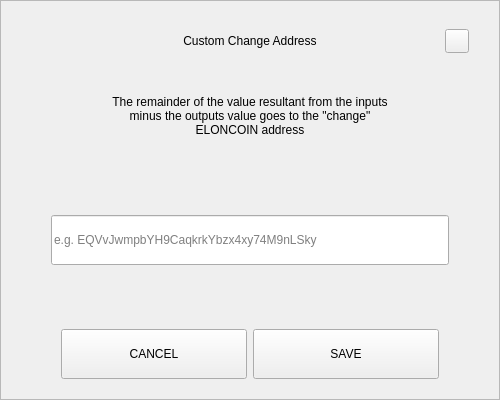
<?xml version="1.0" encoding="UTF-8"?>
<ui version="4.0">
 <class>SendChangeAddressDialog</class>
 <widget class="QDialog" name="SendChangeAddressDialog">
  <property name="geometry">
   <rect>
    <x>0</x>
    <y>0</y>
    <width>500</width>
    <height>400</height>
   </rect>
  </property>
  <property name="windowTitle">
   <string>Dialog</string>
  </property>
  <layout class="QVBoxLayout" name="verticalLayout">
   <property name="spacing">
    <number>0</number>
   </property>
   <property name="leftMargin">
    <number>0</number>
   </property>
   <property name="topMargin">
    <number>0</number>
   </property>
   <property name="rightMargin">
    <number>0</number>
   </property>
   <property name="bottomMargin">
    <number>0</number>
   </property>
   <item>
    <widget class="QFrame" name="frame">
     <property name="styleSheet">
      <string notr="true"/>
     </property>
     <property name="frameShape">
      <enum>QFrame::StyledPanel</enum>
     </property>
     <property name="frameShadow">
      <enum>QFrame::Raised</enum>
     </property>
     <layout class="QVBoxLayout" name="verticalLayout_2" stretch="0,0,0,0,0,0,0">
      <property name="spacing">
       <number>0</number>
      </property>
      <property name="leftMargin">
       <number>30</number>
      </property>
      <property name="topMargin">
       <number>20</number>
      </property>
      <property name="rightMargin">
       <number>30</number>
      </property>
      <property name="bottomMargin">
       <number>20</number>
      </property>
      <item>
       <layout class="QHBoxLayout" name="horizontalLayout_3">
        <property name="spacing">
         <number>0</number>
        </property>
        <item>
         <spacer name="horizontalSpacer_2">
          <property name="orientation">
           <enum>Qt::Horizontal</enum>
          </property>
          <property name="sizeHint" stdset="0">
           <size>
            <width>40</width>
            <height>20</height>
           </size>
          </property>
         </spacer>
        </item>
        <item>
         <widget class="QLabel" name="labelTitle">
          <property name="minimumSize">
           <size>
            <width>0</width>
            <height>40</height>
           </size>
          </property>
          <property name="maximumSize">
           <size>
            <width>16777215</width>
            <height>40</height>
           </size>
          </property>
          <property name="styleSheet">
           <string notr="true">padding-left:24px;</string>
          </property>
          <property name="text">
           <string>Custom Change Address</string>
          </property>
          <property name="alignment">
           <set>Qt::AlignCenter</set>
          </property>
          <property name="margin">
           <number>7</number>
          </property>
         </widget>
        </item>
        <item>
         <spacer name="horizontalSpacer">
          <property name="orientation">
           <enum>Qt::Horizontal</enum>
          </property>
          <property name="sizeHint" stdset="0">
           <size>
            <width>40</width>
            <height>20</height>
           </size>
          </property>
         </spacer>
        </item>
        <item>
         <widget class="QPushButton" name="btnEsc">
          <property name="minimumSize">
           <size>
            <width>24</width>
            <height>24</height>
           </size>
          </property>
          <property name="maximumSize">
           <size>
            <width>24</width>
            <height>24</height>
           </size>
          </property>
          <property name="focusPolicy">
           <enum>Qt::NoFocus</enum>
          </property>
          <property name="text">
           <string/>
          </property>
         </widget>
        </item>
       </layout>
      </item>
      <item>
       <spacer name="verticalSpacer_2">
        <property name="orientation">
         <enum>Qt::Vertical</enum>
        </property>
        <property name="sizeType">
         <enum>QSizePolicy::Fixed</enum>
        </property>
        <property name="sizeHint" stdset="0">
         <size>
          <width>20</width>
          <height>20</height>
         </size>
        </property>
       </spacer>
      </item>
      <item alignment="Qt::AlignHCenter">
       <widget class="QLabel" name="labelMessage">
        <property name="minimumSize">
         <size>
          <width>0</width>
          <height>70</height>
         </size>
        </property>
        <property name="text">
         <string>The remainder of the value resultant from the inputs minus the outputs value goes to the &quot;change&quot; ELONCOIN address</string>
        </property>
        <property name="alignment">
         <set>Qt::AlignCenter</set>
        </property>
        <property name="wordWrap">
         <bool>true</bool>
        </property>
       </widget>
      </item>
      <item>
       <spacer name="verticalSpacer_3">
        <property name="orientation">
         <enum>Qt::Vertical</enum>
        </property>
        <property name="sizeHint" stdset="0">
         <size>
          <width>20</width>
          <height>40</height>
         </size>
        </property>
       </spacer>
      </item>
      <item>
       <layout class="QHBoxLayout" name="horizontalLayout_2">
        <property name="spacing">
         <number>0</number>
        </property>
        <property name="leftMargin">
         <number>20</number>
        </property>
        <property name="rightMargin">
         <number>20</number>
        </property>
        <item>
         <widget class="QLineEdit" name="lineEditAddress">
          <property name="minimumSize">
           <size>
            <width>0</width>
            <height>50</height>
           </size>
          </property>
          <property name="placeholderText">
           <string notr="true">e.g. EQVvJwmpbYH9CaqkrkYbzx4xy74M9nLSky</string>
          </property>
         </widget>
        </item>
       </layout>
      </item>
      <item>
       <spacer name="verticalSpacer">
        <property name="orientation">
         <enum>Qt::Vertical</enum>
        </property>
        <property name="sizeHint" stdset="0">
         <size>
          <width>20</width>
          <height>40</height>
         </size>
        </property>
       </spacer>
      </item>
      <item>
       <layout class="QHBoxLayout" name="horizontalLayout" stretch="2,2">
        <property name="spacing">
         <number>6</number>
        </property>
        <property name="leftMargin">
         <number>30</number>
        </property>
        <property name="rightMargin">
         <number>30</number>
        </property>
        <item>
         <widget class="QPushButton" name="btnCancel">
          <property name="minimumSize">
           <size>
            <width>180</width>
            <height>50</height>
           </size>
          </property>
          <property name="focusPolicy">
           <enum>Qt::NoFocus</enum>
          </property>
          <property name="text">
           <string>CANCEL</string>
          </property>
         </widget>
        </item>
        <item>
         <widget class="QPushButton" name="btnSave">
          <property name="minimumSize">
           <size>
            <width>180</width>
            <height>50</height>
           </size>
          </property>
          <property name="focusPolicy">
           <enum>Qt::NoFocus</enum>
          </property>
          <property name="text">
           <string>SAVE</string>
          </property>
         </widget>
        </item>
       </layout>
      </item>
     </layout>
    </widget>
   </item>
  </layout>
 </widget>
 <resources/>
 <connections/>
</ui>
